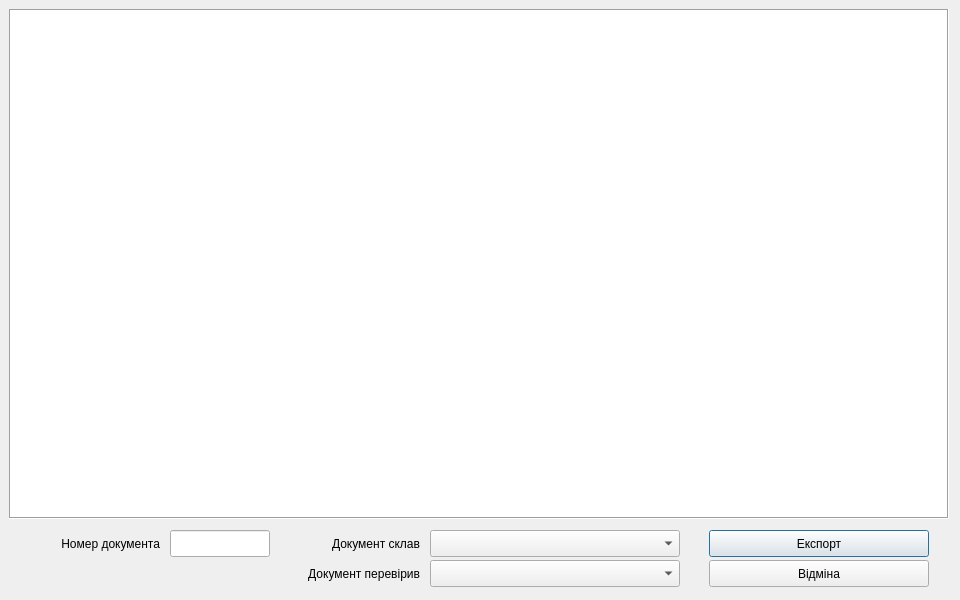
<?xml version="1.0" encoding="UTF-8"?>
<ui version="4.0">
 <class>Export_par</class>
 <widget class="QDialog" name="Export_par">
  <property name="windowModality">
   <enum>Qt::WindowModal</enum>
  </property>
  <property name="geometry">
   <rect>
    <x>0</x>
    <y>0</y>
    <width>960</width>
    <height>600</height>
   </rect>
  </property>
  <property name="windowTitle">
   <string>Параметри експорту</string>
  </property>
  <property name="windowIcon">
   <iconset>
    <normaloff>../icons/16x16/applications-engineering.png</normaloff>../icons/16x16/applications-engineering.png</iconset>
  </property>
  <property name="modal">
   <bool>true</bool>
  </property>
  <widget class="QTreeView" name="treeView">
   <property name="geometry">
    <rect>
     <x>9</x>
     <y>9</y>
     <width>940</width>
     <height>510</height>
    </rect>
   </property>
   <property name="sizePolicy">
    <sizepolicy hsizetype="Expanding" vsizetype="Expanding">
     <horstretch>0</horstretch>
     <verstretch>0</verstretch>
    </sizepolicy>
   </property>
   <property name="minimumSize">
    <size>
     <width>780</width>
     <height>440</height>
    </size>
   </property>
   <property name="maximumSize">
    <size>
     <width>16777215</width>
     <height>16777215</height>
    </size>
   </property>
   <property name="sizeIncrement">
    <size>
     <width>0</width>
     <height>0</height>
    </size>
   </property>
   <property name="frameShape">
    <enum>QFrame::Box</enum>
   </property>
   <property name="animated">
    <bool>true</bool>
   </property>
   <property name="wordWrap">
    <bool>true</bool>
   </property>
  </widget>
  <widget class="QLabel" name="label">
   <property name="geometry">
    <rect>
     <x>20</x>
     <y>530</y>
     <width>140</width>
     <height>27</height>
    </rect>
   </property>
   <property name="text">
    <string>Номер документа</string>
   </property>
   <property name="alignment">
    <set>Qt::AlignRight|Qt::AlignTrailing|Qt::AlignVCenter</set>
   </property>
  </widget>
  <widget class="QLabel" name="label_2">
   <property name="geometry">
    <rect>
     <x>280</x>
     <y>530</y>
     <width>140</width>
     <height>27</height>
    </rect>
   </property>
   <property name="text">
    <string>Документ склав</string>
   </property>
   <property name="alignment">
    <set>Qt::AlignRight|Qt::AlignTrailing|Qt::AlignVCenter</set>
   </property>
  </widget>
  <widget class="QLabel" name="label_3">
   <property name="geometry">
    <rect>
     <x>280</x>
     <y>560</y>
     <width>140</width>
     <height>27</height>
    </rect>
   </property>
   <property name="text">
    <string>Документ перевірив</string>
   </property>
   <property name="alignment">
    <set>Qt::AlignRight|Qt::AlignTrailing|Qt::AlignVCenter</set>
   </property>
  </widget>
  <widget class="QLineEdit" name="lineEdit">
   <property name="geometry">
    <rect>
     <x>170</x>
     <y>530</y>
     <width>100</width>
     <height>27</height>
    </rect>
   </property>
  </widget>
  <widget class="QComboBox" name="comboBox">
   <property name="geometry">
    <rect>
     <x>430</x>
     <y>530</y>
     <width>250</width>
     <height>27</height>
    </rect>
   </property>
  </widget>
  <widget class="QComboBox" name="comboBox_2">
   <property name="geometry">
    <rect>
     <x>430</x>
     <y>560</y>
     <width>250</width>
     <height>27</height>
    </rect>
   </property>
  </widget>
  <widget class="QPushButton" name="pushButton">
   <property name="geometry">
    <rect>
     <x>709</x>
     <y>530</y>
     <width>220</width>
     <height>27</height>
    </rect>
   </property>
   <property name="baseSize">
    <size>
     <width>100</width>
     <height>0</height>
    </size>
   </property>
   <property name="text">
    <string>Експорт</string>
   </property>
   <property name="icon">
    <iconset>
     <normaloff>../icons/16x16/document-export.png</normaloff>../icons/16x16/document-export.png</iconset>
   </property>
  </widget>
  <widget class="QPushButton" name="pushButton_2">
   <property name="geometry">
    <rect>
     <x>709</x>
     <y>560</y>
     <width>220</width>
     <height>27</height>
    </rect>
   </property>
   <property name="baseSize">
    <size>
     <width>100</width>
     <height>0</height>
    </size>
   </property>
   <property name="text">
    <string>Відміна</string>
   </property>
   <property name="icon">
    <iconset>
     <normaloff>../icons/16x16/dialog-cancel.png</normaloff>../icons/16x16/dialog-cancel.png</iconset>
   </property>
  </widget>
 </widget>
 <tabstops>
  <tabstop>treeView</tabstop>
  <tabstop>lineEdit</tabstop>
  <tabstop>comboBox</tabstop>
  <tabstop>comboBox_2</tabstop>
  <tabstop>pushButton</tabstop>
  <tabstop>pushButton_2</tabstop>
 </tabstops>
 <resources/>
 <connections/>
</ui>
